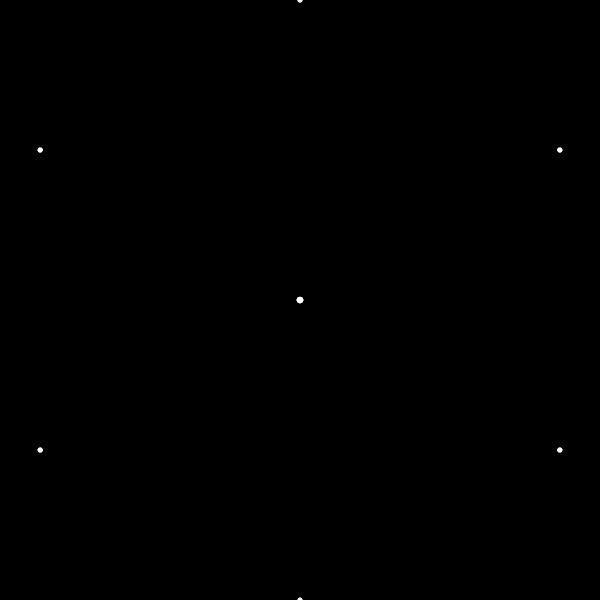
Frame 1 (no input)
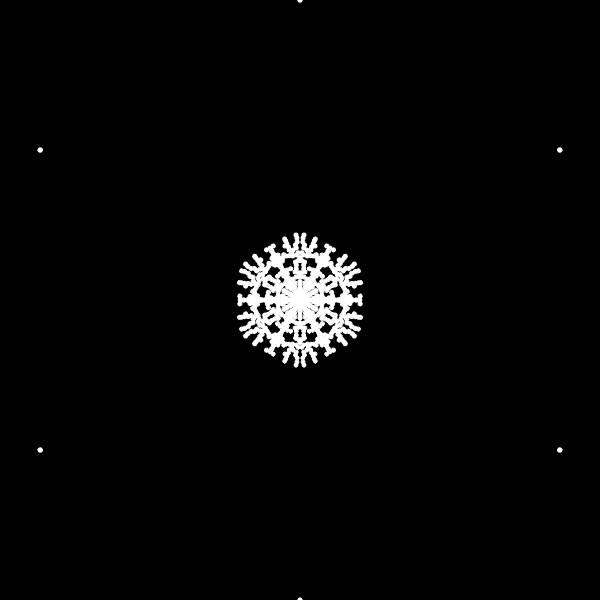
Frame 60 (no input)
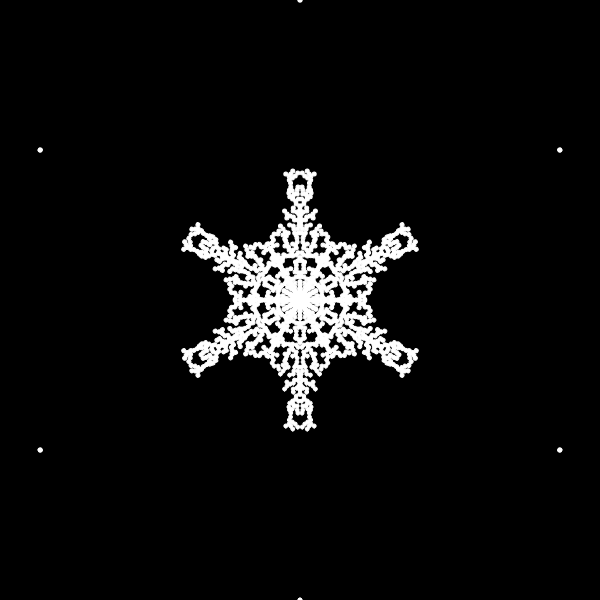
Frame 120 (the mouse pressed at the canvas centre since frame 60)

The p5.js sketch that drew these frames (run headless with seeded random() and noise() and a simulated clock; from frame 60 on, the mouse is pressed at the canvas centre):

// p5.js sketch
// ── sketch.js
let particle;
snowflake=[]
function setup() {
createCanvas(600,600);
//fullScreen()
particle = new Particle(width/2,random(30))

}

function draw() {
  translate(width/2,height/2)
background(0);
rotate(PI/6)

while(!particle.finished() && !particle.hits()) {
particle.update()
}

  snowflake.push(particle)
  particle = new Particle(width/2,0)


for(let i=0;i<6;i++) {
  rotate(PI/3)
  particle.print()
  for(let p of snowflake)
  p.print()

  push()
  scale(1,-1)
  particle.print();
  for(let p of snowflake)
  p.print()
  pop()
}
}

// ── Particle.js
class Particle {
  constructor(x1,y1) {
   this.pos = createVector(x1,y1);
    this.r=2
  }
  update() {
    this.pos.x-=1
    this.pos.y+=random(-2,2);

    let angle = this.pos.heading()
    angle = constrain(angle,0,PI/6)
    let mag = this.pos.mag();
    this.pos  = p5.Vector.fromAngle(angle)
    this.pos.setMag(mag)
  }
  print() {
    fill(255)
    stroke(255)
    ellipse(this.pos.x,this.pos.y,this.r*2,this.r*2)
  }
  hits() {
    let result=false
    for(let p of snowflake) {
      if(dist(p.pos.x,p.pos.y,this.pos.x,this.pos.y)<this.r*2){
      result  = true;
      break;
    }
    }
    return result
  }
  finished() {
    return this.pos.x<1
  }
}
